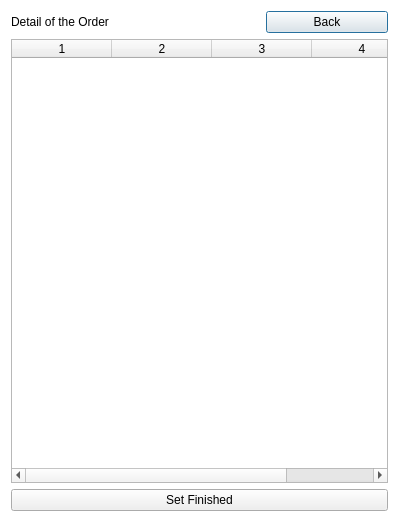
<?xml version="1.0" encoding="UTF-8"?>
<ui version="4.0">
 <class>check_order_detail</class>
 <widget class="QDialog" name="check_order_detail">
  <property name="geometry">
   <rect>
    <x>0</x>
    <y>0</y>
    <width>399</width>
    <height>522</height>
   </rect>
  </property>
  <property name="windowTitle">
   <string>Dialog</string>
  </property>
  <property name="styleSheet">
   <string notr="true">#check_order_detail { 
	background-color: rgb(255, 255, 255);
} 
#check_order_detail  * { 
border-image:url(); 
}</string>
  </property>
  <layout class="QGridLayout" name="gridLayout">
   <item row="0" column="0">
    <widget class="QLabel" name="label">
     <property name="text">
      <string>Detail of the Order</string>
     </property>
    </widget>
   </item>
   <item row="0" column="2">
    <widget class="QPushButton" name="BackBtn">
     <property name="text">
      <string>Back</string>
     </property>
    </widget>
   </item>
   <item row="1" column="0" colspan="3">
    <widget class="QTableWidget" name="tableWidget">
     <property name="columnCount">
      <number>4</number>
     </property>
     <column/>
     <column/>
     <column/>
     <column/>
    </widget>
   </item>
   <item row="2" column="0" colspan="3">
    <widget class="QPushButton" name="pushButton_2">
     <property name="text">
      <string>Set Finished</string>
     </property>
    </widget>
   </item>
  </layout>
 </widget>
 <resources/>
 <connections/>
</ui>
